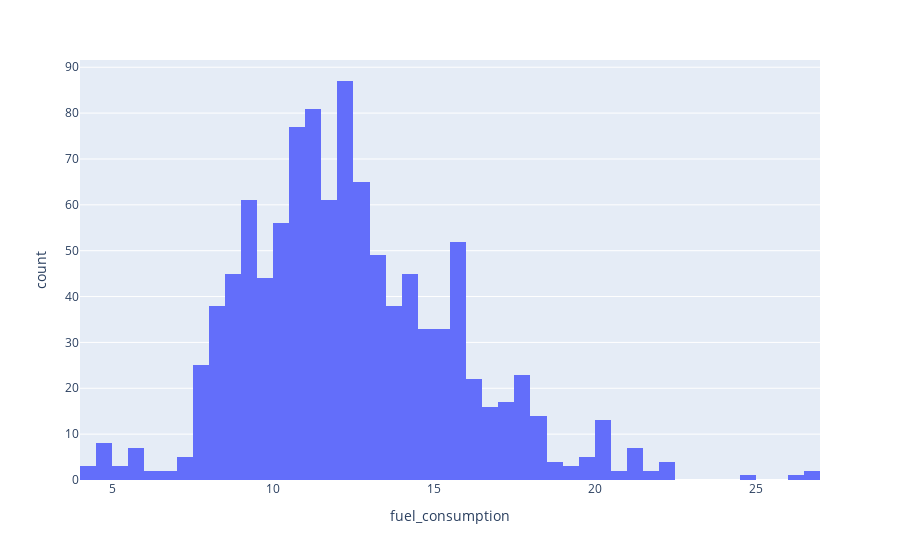

Notebook code for this chart:
### Markdown cell above
# 6. Histogram

### Code cell
#6 histogram

fig6 = px.histogram(df, x='fuel_consumption')
fig6.show()

# save the plot
fig6.write_image("./outputs/plotly_plots/fig6.png", scale=3)

### Figure 1 — Plotly figure (JSON) as saved in the notebook; plotly's stock layout.template omitted (floating-point values rounded to 4 significant figures; data arrays with more than 128 entries replaced by an {"elided": "..."} marker saying what was removed)
{"data": [{"alignmentgroup": "True", "bingroup": "x", "hovertemplate": "fuel_consumption=%{x}<br>count=%{y}<extra></extra>", "legendgroup": "", "marker": {"color": "#636efa", "pattern": {"shape": ""}}, "name": "", "offsetgroup": "", "orientation": "v", "showlegend": false, "type": "histogram", "x": {"elided": "1056 float values"}, "xaxis": "x", "yaxis": "y"}], "layout": {"barmode": "relative", "legend": {"tracegroupgap": 0}, "margin": {"t": 60}, "xaxis": {"anchor": "y", "domain": [0, 1], "title": {"text": "fuel_consumption"}}, "yaxis": {"anchor": "x", "domain": [0, 1], "title": {"text": "count"}}}}
